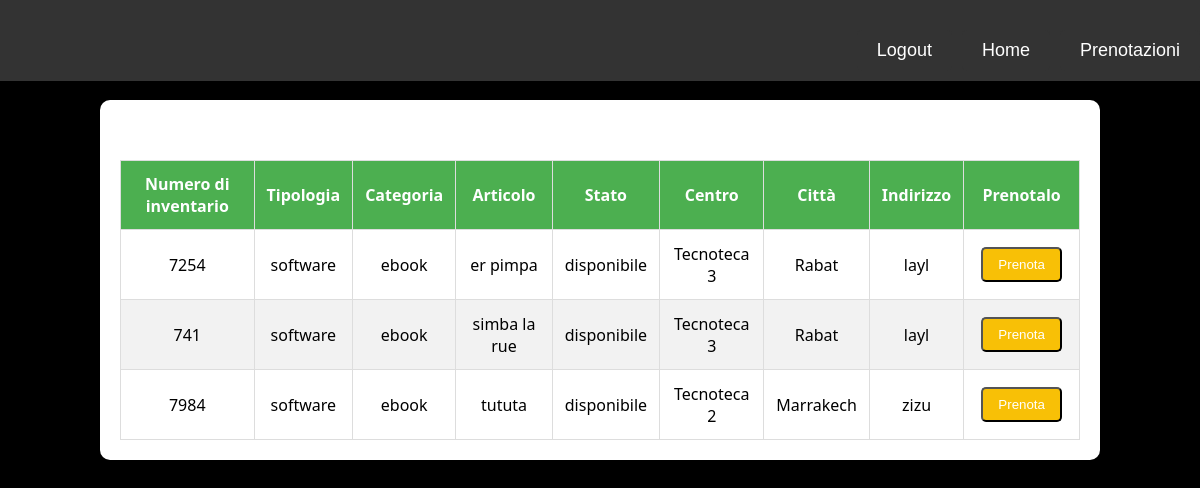
Page /cliente/cliente.php?idCategoria=2 (signed in) on the committed database.
### tables this page shows
CREATE TABLE `articoli` (
  `id_articolo` int(16) NOT NULL,
  `numero_inventario` varchar(32) NOT NULL,
  `articolo` varchar(64) NOT NULL,
  `stato` set('disponibile','guasto','prenotato','in prestito') NOT NULL,
  `fk_id_categoria` int(16) DEFAULT NULL,
  `fk_id_centro` int(16) DEFAULT NULL
);

CREATE TABLE `categorie` (
  `id_categoria` int(16) NOT NULL,
  `categoria` varchar(32) NOT NULL,
  `tipologia` varchar(32) NOT NULL
);

CREATE TABLE `centri` (
  `id_centro` int(16) NOT NULL,
  `nome` varchar(32) NOT NULL,
  `citta` varchar(32) NOT NULL,
  `indirizzo` varchar(64) NOT NULL
);

### cliente/cliente.php (the view, shortened to what this page needs)
<?php
$id = $_SESSION['id_utente'];
?>
<!DOCTYPE html>
<html>
<head>
    <link rel="stylesheet" href="../css/style.css" type="text/css">
</head>
<body>
<div class="navbar">
    <div class="top-right-container">
        <input type="button" name="logout" value="Logout" onclick="location.href='../logout.php'">
        <input type="button" name="login" value="Home" onclick="location.href='visualizzaCliente.php'">
        <input type="button" name="bookings" value="Prenotazioni" onclick="window.location.href='visualizzaPrenotazioni.php?id=<?php echo $id?>'">
    </div>
</div>
<div style="margin-top:80px;">
    <div class="container">
        <div class="table-wrapper">
            <table class="fl-table">
                <thead>
                <tr>
                    <th>Numero di inventario</th>
                    <th>Tipologia</th>
                    <th>Categoria</th>
                    <th>Articolo</th>
                    <th>Stato</th>
                    <th>Centro</th>
                    <th>Città</th>
                    <th>Indirizzo</th>
                    <th>Prenotalo</th>
                </tr>
                </thead>
                <tbody>
                <?php
                    if(isset($_GET['idCategoria']))
                    {
                        $idCategoria = $_GET['idCategoria'];
                    }
                    if(isset($idCentro))
                    {
                        $selectSql = "SELECT id_articolo, numero_inventario, tipologia, categoria, articolo, stato, nome, citta, indirizzo
                                FROM articoli a JOIN centri c
                                ON a.fk_id_centro = c.id_centro
                                JOIN categorie cat
                                ON a.fk_id_categoria = cat.id_categoria
                                WHERE fk_id_centro = $idCentro
                                ORDER BY tipologia ASC";
                    }
                    else if(isset($idCategoria))
                    {
                        $selectSql = "SELECT id_articolo, numero_inventario, tipologia, categoria, articolo, stato, nome, citta, indirizzo
                                    FROM articoli a JOIN centri c
                                    ON a.fk_id_centro = c.id_centro
                                    JOIN categorie cat
                                    ON a.fk_id_categoria = cat.id_categoria
                                    WHERE fk_id_categoria = $idCategoria";
                    }
                    require_once '../db.php';
                    $result = $conn->query($selectSql);
                    while($row = $result->fetch_array(MYSQLI_ASSOC))
                    {
                        $n_inventario = $row['numero_inventario'];
                        $tipologia = $row['tipologia'];
                        $categoria = $row['categoria'];
                        $articolo = $row['articolo'];
                        $stato = $row['stato'];
                        $nome = $row['nome'];
                        $citta = $row['citta'];
                        $indirizzo = $row['indirizzo'];
                        $isAvailable = ($stato == "disponibile") ? 1 : 0;
                        echo
                            '<tr>
                                <td class="colonnaNumero">'.$n_inventario.'</td>
                                <td class="colonnaTipo">'.$tipologia.'</td>
                                <td class="colonnaCategoria">'.$categoria.'</td>
                                <td class="colonnaArticolo">'.$articolo.'</td>
                                <td class="colonnaStato">'.$stato.'</td>
                                <td class="colonnaNome">'.$nome.'</td>
                                <td class="colonnaCitta">'.$citta.'</td>
                                <td class="colonnaIndirizzo">'.$indirizzo.'</td>
                                <td class="colonnaTasti">
                                    <button class="btn" type="button" onclick="location.href=\'prenota.php?id='.$row["id_articolo"].'\'" '. ($isAvailable == 1 ? "" : "disabled") . '>Prenota</button>
                                </td>
                            </tr>';
                    }
                ?>
                </tbody>
            </table>
        </div>
    </div>
</div>
</body>
</html>

### css/style.css (style rules this page uses)
body { margin: 0; padding: 0; font-family: 'Segoe UI', Tahoma, Geneva, Verdana, sans-serif; background-color: #f9f9f9; }
.container { display: flex; flex-direction: column; align-items: center; justify-content: flex-start; padding-top: 20px; }
.top-right-container { display: flex; flex-direction: row; justify-content: flex-end; width: 50%; }
.table-wrapper { margin-top: 40px; }
.fl-table { width: 100%; border-collapse: collapse; border-spacing: 0; }
.fl-table th, .fl-table td { padding: 12px; text-align: center; border: 1px solid #ddd; }
.fl-table th { background-color: #4caf50; color: #fff; text-align: center; }
.fl-table tr:nth-child(even) { background-color: #f2f2f2; }
.fl-table th, .fl-table td { font-size: 16px; }
button.btn { padding: 8px 15px; margin: 5px; text-decoration: none; background-color: #f8c006; color: #fff; border-radius: 5px; transition: background-color 0.3s; }
input[type="button"][name="logout"], input[type="button"][name="login"], input[type="button"][name="add"], input[type="button"][name="bookings"], input[type="button"][name="loans"] { margin-top: 20px; padding: 15px 30px; cursor: pointer; border: none; border-radius: 5px; background: #f44336; color: #ffffff; font-size: 18px; transition: all 0.3s ease; transform: translate(0, 0); }
input[type="button"][name="login"], input[type="button"][name="bookings"], input[type="button"][name="loans"] { background: #00ff80; }

### cliente/cliente.php (style rules this page uses)
body { background-color: black; margin-top: 80px; }
.container { margin: 20px auto; width: 80%; background-color: #fff; padding: 20px; border-radius: 10px; box-shadow: 0 0 10px rgba(0, 0, 0, 0.1); }
input[type="button"][name="logout"], input[type="button"][name="login"], input[type="button"][name="bookings"], input[type="button"][name="loans"] { background: #333; color: #fff; padding: 10px 20px; border-radius: 5px; border: none; cursor: pointer; transition: background-color 0.3s; margin-left: 10px; }
.navbar { overflow: hidden; background-color: #333; position: fixed; top: 0; width: 100%; z-index: 1000; display: flex; justify-content: flex-end; padding: 10px; }
.navbar input[type="button"] { margin-left: 10px; }
.navbar input[type="button"]:first-child { margin-left: 0; }
.navbar input[type="button"]:last-child { margin-right: 10px; }

### rows in the picture
articoli: numero_inventario "7254", fk_id_categoria.tipologia "software", fk_id_categoria.categoria "ebook", articolo "er pimpa", stato "disponibile", fk_id_centro.nome "Tecnoteca 3", fk_id_centro.citta "Rabat", fk_id_centro.indirizzo "layl"
articoli: numero_inventario "741", fk_id_categoria.tipologia "software", fk_id_categoria.categoria "ebook", articolo "simba la rue", stato "disponibile", fk_id_centro.nome "Tecnoteca 3", fk_id_centro.citta "Rabat", fk_id_centro.indirizzo "layl"
articoli: numero_inventario "7984", fk_id_categoria.tipologia "software", fk_id_categoria.categoria "ebook", articolo "tututa", stato "disponibile", fk_id_centro.nome "Tecnoteca 2", fk_id_centro.citta "Marrakech", fk_id_centro.indirizzo "zizu"
